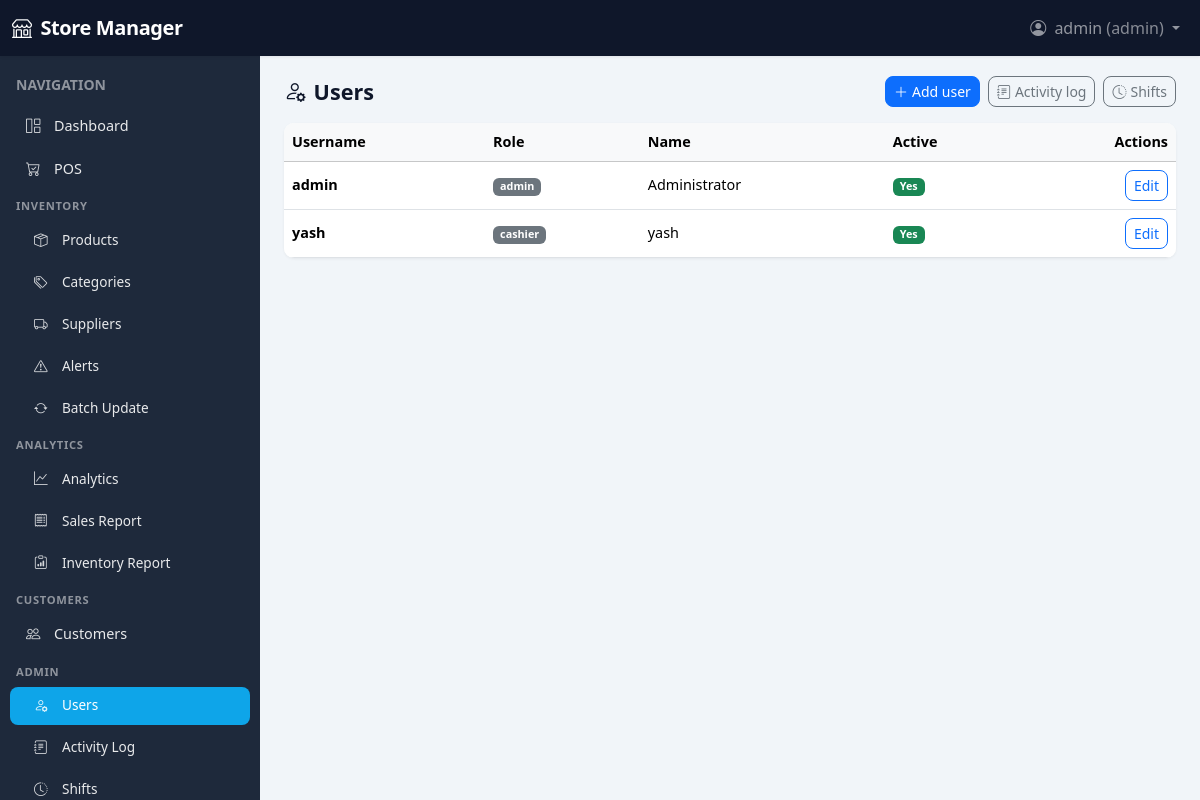
Page /users/ (signed in) on the committed database.
### app/models/user.py (models this page shows, shortened)
class User(UserMixin, db.Model):
    __tablename__ = "users"
    id = db.Column(db.Integer, primary_key=True)
    username = db.Column(db.String(80), unique=True, nullable=False, index=True)
    password_hash = db.Column(db.String(256), nullable=False)
    role = db.Column(db.String(20), nullable=False, default="cashier")  # admin, manager, cashier
    full_name = db.Column(db.String(120), nullable=True)
    email = db.Column(db.String(120), nullable=True)
    active = db.Column(db.Boolean, default=True)
    created_at = db.Column(db.DateTime, default=datetime.utcnow)
    sales = db.relationship("Sale", backref="user", lazy="dynamic", foreign_keys="Sale.user_id")
    activity_logs = db.relationship("ActivityLog", backref="user", lazy="dynamic")
    shifts = db.relationship("Shift", backref="user", lazy="dynamic")
    ROLES = ("admin", "manager", "cashier")
    def is_admin(self) -> bool:
        return self.role == "admin"
    def is_manager_or_above(self) -> bool:
        return self.role in ("admin", "manager")

### app/routes/users.py (the view)
@users_bp.route("/")
@login_required
@admin_required
def user_list():
    users = User.query.order_by(User.username).all()
    return render_template("users/list.html", users=users)

### app/templates/users/list.html (shortened to what this page needs)
{% extends "base.html" %}
{% block content %}
<div class="page-header d-flex flex-wrap justify-content-between align-items-center gap-2 mb-3">
  <h1 class="h4 mb-0"><i class="bi bi-person-gear me-2"></i>Users</h1>
  <div class="d-flex gap-2">
    <a href="{{ url_for('users.user_add') }}" class="btn btn-primary btn-sm"><i class="bi bi-plus-lg me-1"></i>Add user</a>
    <a href="{{ url_for('users.activity_log') }}" class="btn btn-outline-secondary btn-sm"><i class="bi bi-journal-text me-1"></i>Activity log</a>
    <a href="{{ url_for('users.shift_list') }}" class="btn btn-outline-secondary btn-sm"><i class="bi bi-clock-history me-1"></i>Shifts</a>
  </div>
</div>
<div class="card overflow-hidden">
  <div class="table-responsive">
    <table class="table table-hover align-middle mb-0">
      <thead class="table-light"><tr><th>Username</th><th>Role</th><th>Name</th><th>Active</th><th class="text-end">Actions</th></tr></thead>
      <tbody>
        {% for u in users %}
        <tr>
          <td><strong>{{ u.username }}</strong></td>
          <td><span class="badge bg-secondary">{{ u.role }}</span></td>
          <td>{{ u.full_name or '-' }}</td>
          <td>{% if u.active %}<span class="badge bg-success">Yes</span>{% else %}<span class="badge bg-secondary">No</span>{% endif %}</td>
          <td class="text-end"><a href="{{ url_for('users.user_edit', user_id=u.id) }}" class="btn btn-sm btn-outline-primary">Edit</a></td>
        </tr>
        {% else %}
        <tr><td colspan="5" class="text-muted text-center py-4">No users.</td></tr>
        {% endfor %}
      </tbody>
    </table>
  </div>
</div>
{% endblock %}

### app/templates/base.html (shortened to what this page needs)
<!DOCTYPE html>
<html lang="en">
<head>
  <link href="https://cdn.jsdelivr.net/npm/bootstrap@5.3.2/dist/css/bootstrap.min.css" rel="stylesheet">
  <link href="https://cdn.jsdelivr.net/npm/bootstrap-icons@1.11.1/font/bootstrap-icons.css" rel="stylesheet">
</head>
<body>
  <nav class="navbar navbar-expand-lg navbar-dark fixed-top" style="height: var(--navbar-height);">
    <div class="container-fluid">
      <a class="navbar-brand" href="{{ url_for('main.dashboard') }}"><i class="bi bi-shop me-1"></i> Store Manager</a>
      <div class="collapse navbar-collapse" id="navMain">
        <ul class="navbar-nav ms-auto">
          {% if current_user.is_authenticated %}
          <li class="nav-item dropdown">
            <a class="nav-link dropdown-toggle" href="#" id="userMenu" role="button" data-bs-toggle="dropdown">
              <i class="bi bi-person-circle me-1"></i> {{ current_user.username }} <span class="text-white-50">({{ current_user.role }})</span>
            </a>
          </li>
          {% endif %}
        </ul>
      </div>
    </div>
  </nav>
  <div class="d-flex">
    {% if current_user.is_authenticated %}
    <aside class="sidebar flex-shrink-0" id="sidebar">
      <div class="p-3 pb-0">
        <span class="text-white-50 small text-uppercase fw-semibold">Navigation</span>
      </div>
      <ul class="nav flex-column py-2">
        <li class="nav-item">
          <a class="nav-link {{ 'active' if request.endpoint == 'main.dashboard' else '' }}" href="{{ url_for('main.dashboard') }}">
            <i class="bi bi-grid-1x2 me-2"></i>Dashboard
          </a>
        </li>
        <li class="nav-item">
          <a class="nav-link {{ 'active' if request.endpoint and request.endpoint.startswith('pos.') else '' }}" href="{{ url_for('pos.index') }}">
            <i class="bi bi-cart-check me-2"></i>POS
          </a>
        </li>
        <li class="nav-section-label">Inventory</li>
        <li class="nav-item">
          <a class="nav-link sub {{ 'active' if request.endpoint in ['inventory.product_list', 'inventory.product_add', 'inventory.product_edit'] else '' }}" href="{{ url_for('inventory.product_list') }}">
            <i class="bi bi-box-seam me-2"></i>Products
          </a>
        </li>
        {% if current_user.is_manager_or_above() %}
        <li class="nav-item">
          <a class="nav-link sub {{ 'active' if request.endpoint in ['inventory.category_list', 'inventory.category_add', 'inventory.category_edit'] else '' }}" href="{{ url_for('inventory.category_list') }}">
            <i class="bi bi-tags me-2"></i>Categories
          </a>
        </li>
        <li class="nav-item">
          <a class="nav-link sub {{ 'active' if request.endpoint in ['inventory.supplier_list', 'inventory.supplier_add', 'inventory.supplier_edit'] else '' }}" href="{{ url_for('inventory.supplier_list') }}">
            <i class="bi bi-truck me-2"></i>Suppliers
          </a>
        </li>
        <li class="nav-item">
          <a class="nav-link sub {{ 'active' if request.endpoint == 'inventory.alerts' else '' }}" href="{{ url_for('inventory.alerts') }}">
            <i class="bi bi-exclamation-triangle me-2"></i>Alerts
          </a>
        </li>
        <li class="nav-item">
          <a class="nav-link sub {{ 'active' if request.endpoint == 'inventory.batch_update' else '' }}" href="{{ url_for('inventory.batch_update') }}">
            <i class="bi bi-arrow-repeat me-2"></i>Batch Update
          </a>
        </li>
        <li class="nav-section-label">Analytics</li>
        <li class="nav-item">
          <a class="nav-link sub {{ 'active' if request.endpoint == 'analytics.dashboard' else '' }}" href="{{ url_for('analytics.dashboard') }}">
            <i class="bi bi-graph-up me-2"></i>Analytics
          </a>
        </li>
        <li class="nav-item">
          <a class="nav-link sub {{ 'active' if request.endpoint == 'analytics.sales_report_page' else '' }}" href="{{ url_for('analytics.sales_report_page') }}">
            <i class="bi bi-receipt me-2"></i>Sales Report
          </a>
        </li>
        <li class="nav-item">
          <a class="nav-link sub {{ 'active' if request.endpoint == 'analytics.inventory_report' else '' }}" href="{{ url_for('analytics.inventory_report') }}">
            <i class="bi bi-clipboard-data me-2"></i>Inventory Report
          </a>
        </li>
        {% endif %}
        {% if current_user.is_manager_or_above() %}
        <li class="nav-section-label">Customers</li>
        <li class="nav-item">
          <a class="nav-link {{ 'active' if request.endpoint and request.endpoint.startswith('customers.') else '' }}" href="{{ url_for('customers.customer_list') }}">
            <i class="bi bi-people me-2"></i>Customers
          </a>
        </li>
        {% endif %}
        {% if current_user.is_admin() %}
        <li class="nav-section-label">Admin</li>
        <li class="nav-item">
          <a class="nav-link sub {{ 'active' if request.endpoint == 'users.user_list' else '' }}" href="{{ url_for('users.user_list') }}">
            <i class="bi bi-person-gear me-2"></i>Users
          </a>
        </li>
        <li class="nav-item">
          <a class="nav-link sub {{ 'active' if request.endpoint == 'users.activity_log' else '' }}" href="{{ url_for('users.activity_log') }}">
            <i class="bi bi-journal-text me-2"></i>Activity Log
          </a>
        </li>
        <li class="nav-item">
          <a class="nav-link sub {{ 'active' if request.endpoint == 'users.shift_list' else '' }}" href="{{ url_for('users.shift_list') }}">
            <i class="bi bi-clock-history me-2"></i>Shifts
          </a>
        </li>
        {% endif %}
      </ul>
    </aside>
    {% endif %}
    <div class="main-wrap flex-grow-1">
      <main class="main-content">
        {% block content %}{% endblock %}
      </main>
    </div>
  </div>
</body>
</html>

### app/templates/base.html (style rules this page uses)
:root { --sidebar-width: 260px; --navbar-height: 56px; --sidebar-bg: #1e293b; --sidebar-hover: rgba(255,255,255,.08); --sidebar-active: #0ea5e9; --sidebar-text: rgba(255,255,255,.9); --content-bg: #f1f5f9; --card-shadow: 0 1px 3px rgba(0,0,0,.06); --card-radius: 10px; }
body { min-height: 100vh; background: var(--content-bg); font-family: system-ui, -apple-system, sans-serif; }
.navbar { box-shadow: 0 1px 3px rgba(0,0,0,.08); background: #0f172a !important; }
.navbar-brand { font-weight: 600; letter-spacing: -0.02em; }
.sidebar { width: var(--sidebar-width); min-height: calc(100vh - var(--navbar-height)); background: var(--sidebar-bg); position: fixed; left: 0; top: var(--navbar-height); z-index: 1020; overflow-y: auto; transition: transform .2s ease, box-shadow .2s ease; }
.sidebar .nav-section-label { color: rgba(255,255,255,.5); font-size: .7rem; font-weight: 600; text-transform: uppercase; letter-spacing: .06em; padding: .5rem 1rem .25rem; }
.sidebar .nav-link { color: var(--sidebar-text); padding: .55rem 1rem; border-radius: 8px; margin: 2px 10px; font-size: .9rem; display: flex; align-items: center; }
.sidebar .nav-link i { opacity: .9; width: 1.25rem; }
.sidebar .nav-link.active { background: var(--sidebar-active); color: #fff; }
.sidebar .nav-link.sub { padding-left: 1.5rem; font-size: .85rem; }
.main-wrap { margin-left: var(--sidebar-width); padding-top: var(--navbar-height); min-height: 100vh; }
.main-content { padding: 1.25rem 1.5rem; max-width: 1400px; margin: 0 auto; }
.page-header { margin-bottom: 1.25rem; }
.page-header h1 { font-size: 1.35rem; font-weight: 600; color: #0f172a; margin: 0; }
.card { border: none; border-radius: var(--card-radius); box-shadow: var(--card-shadow); }
.table { font-size: .9rem; }
.btn { border-radius: 8px; font-weight: 500; }

### rows in the picture
User: username "admin", role "admin", full_name "Administrator", active "Yes"
User: username "yash", role "cashier", full_name "yash", active "Yes"
